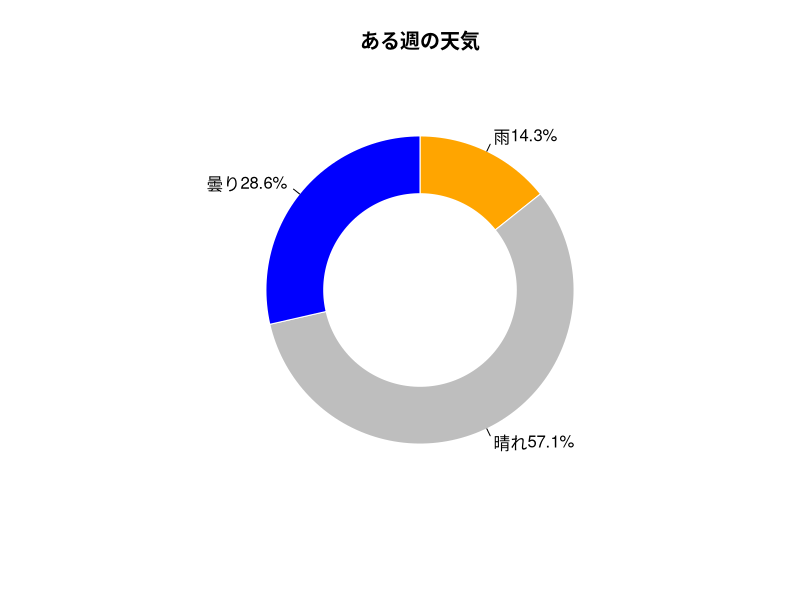

Here is the R script that generated this plot:
tenki <- c("hare", "kumori", "hare", "hare", "kumori", "ame", "hare")
print(table(tenki))
counts <- table(tenki)
percentages <- prop.table(counts) * 100
colors <- c("orange", "gray", "blue", "green", "yellow", "lightblue")
pie(percentages, col = colors, main = "ある週の天気", border = "white", clockwise = TRUE, labels = paste0( c("雨", "晴れ", "曇り"),round(percentages,1),"%"))
par(new = TRUE)
pie(1, radius = 0.5, col = "white", border = "white", labels = "")
